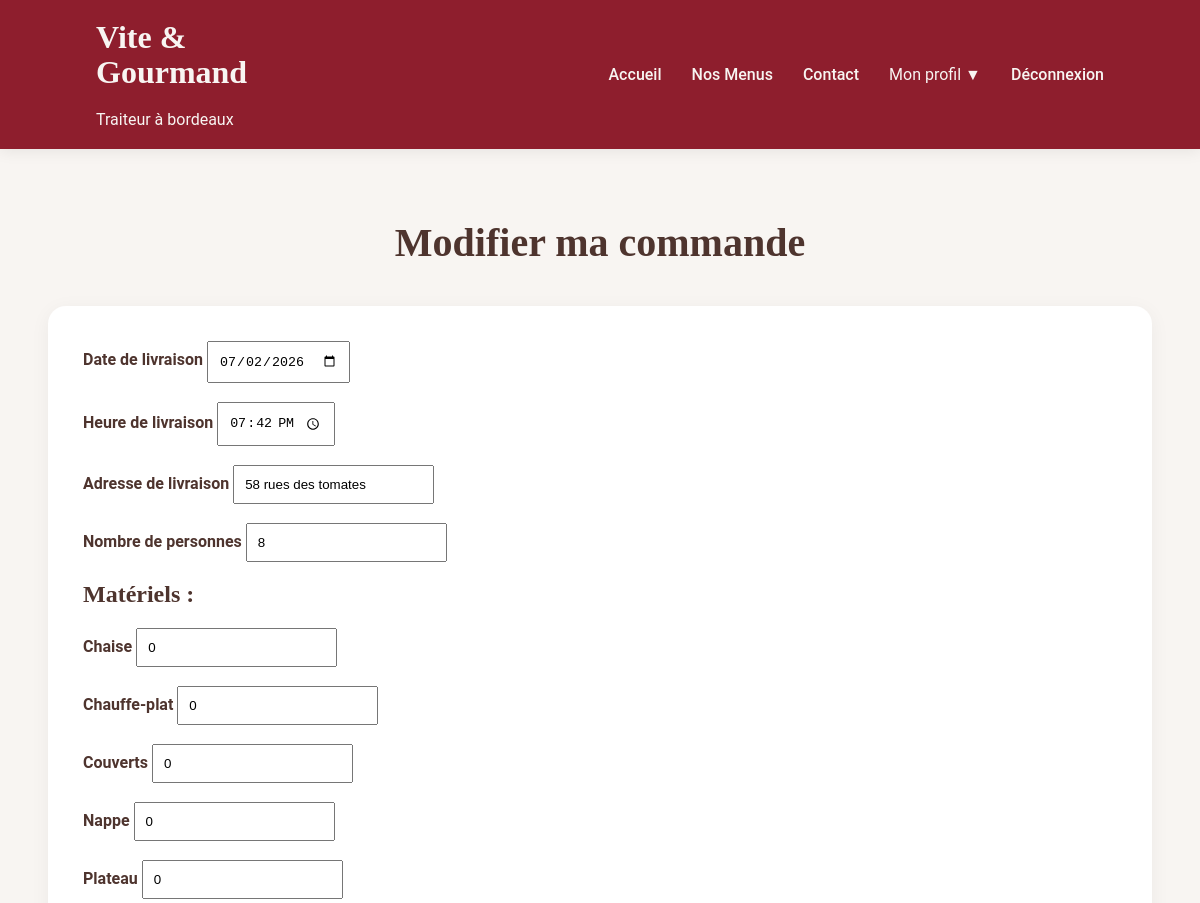
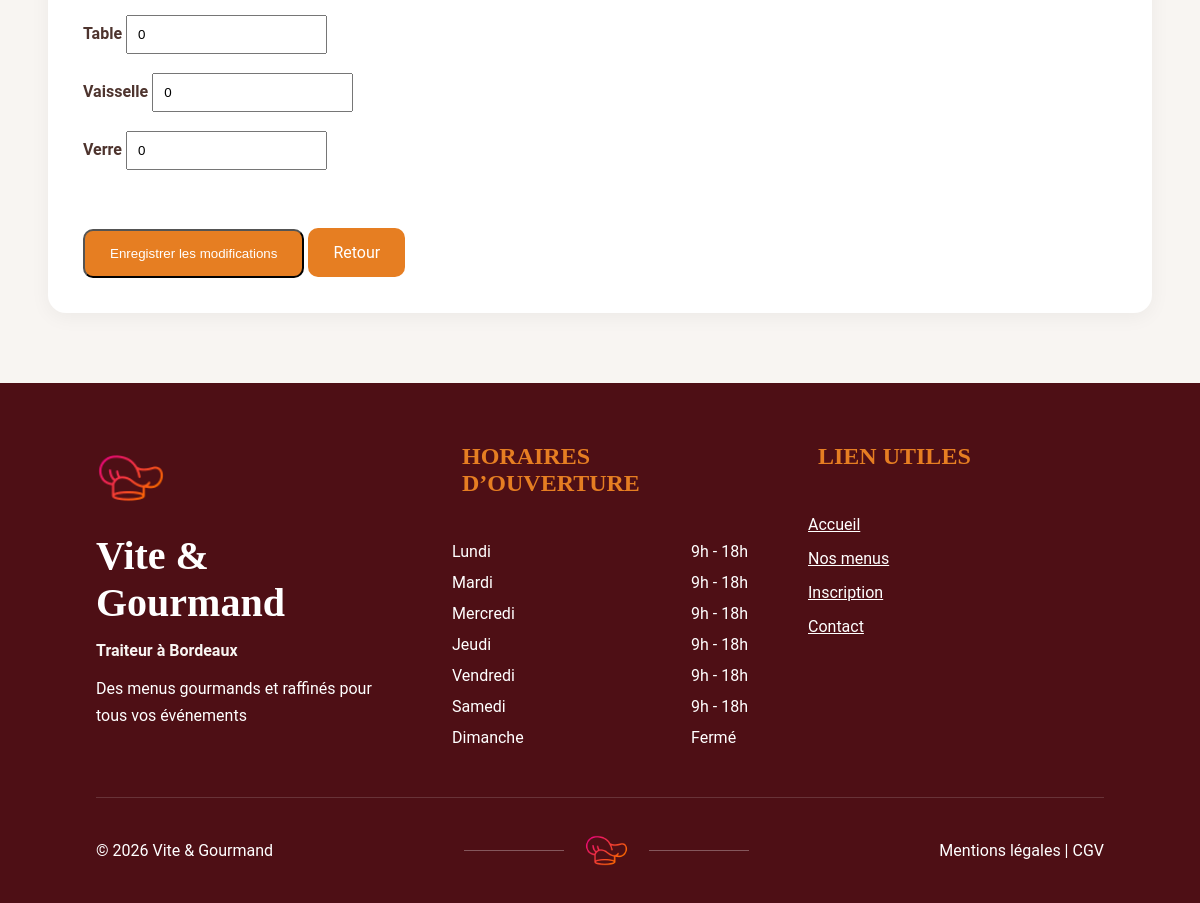
The page /pages/client/update-commande.php?id=9 (signed in) on the database its author committed (2 pictures, top to bottom).
### tables this page shows
CREATE TABLE `commande` (
  `idCommande` int(11) NOT NULL,
  `dateCommande` datetime DEFAULT current_timestamp(),
  `dateLivraison` date NOT NULL,
  `heureLivraison` time NOT NULL,
  `adresseLivraison` varchar(255) NOT NULL,
  `nbPersonnes` int(11) NOT NULL,
  `prixTotal` decimal(10,2) NOT NULL,
  `statut` enum('EN_ATTENTE','ACCEPTEE','EN_PREPARATION','EN_LIVRAISON','LIVREE','EN_ATTENTE_MATERIEL','TERMINEE','ANNULEE') DEFAULT 'EN_ATTENTE',
  `idUtilisateur` int(11) NOT NULL,
  `prixMenu` decimal(10,2) NOT NULL DEFAULT 0.00,
  `pretMateriel` tinyint(1) NOT NULL DEFAULT 0,
  `restitutionMateriel` tinyint(1) NOT NULL DEFAULT 0
);

CREATE TABLE `materiel` (
  `idMateriel` int(11) NOT NULL,
  `nom` varchar(100) NOT NULL
);

### pages/client/update-commande.php (the view, shortened to what this page needs)
<?php
require '../../config/database.php';
$idCommande = $_GET['id'];
$sql = "
SELECT *
FROM commande
WHERE idCommande = ?
AND idUtilisateur = ?
";
$query = $pdo->prepare($sql);
$query->execute([
    $idCommande,
    $_SESSION['user']['idUtilisateur']
]);
$commande = $query->fetch();
$sql = "SELECT * FROM materiel ORDER BY nom";
$query = $pdo->prepare($sql);
$query->execute();
$materiels = $query->fetchAll();
$quantitesCommande = [];
$sql = "
SELECT m.*
FROM menu m
INNER JOIN commande_menu cm
ON m.idMenu = cm.idMenu
WHERE cm.idCommande = ?
";
$query = $pdo->prepare($sql);
$query->execute([$idCommande]);
$menu = $query->fetch();
?>
<!DOCTYPE html>
<html lang="fr">
<head>
    <link rel="stylesheet" href="../../css/vite&gourmand.css">
    <link rel="stylesheet" href="../../css/admin_client/admin_client1.css">
</head>
<body>
<?php require '../../includes/navbar.php'; ?>
<main class="container">
    <h1 class="page-title">Modifier ma commande</h1>
    <form method="POST" class="card">
        <div>
            <label>Date de livraison</label>
            <input
                type="date"
                name="dateLivraison"
                value="<?= $commande['dateLivraison']; ?>"
                required
            >
        </div>
        <br>
        <div>
            <label>Heure de livraison</label>
            <input
                type="time"
                name="heureLivraison"
                value="<?= $commande['heureLivraison']; ?>"
                required
            >
        </div>
        <br>
        <div>
            <label>Adresse de livraison</label>
            <input
                type="text"
                name="adresseLivraison"
                value="<?= htmlspecialchars($commande['adresseLivraison']); ?>"
                required
            >
        </div>
        <br>
        <div>
            <label>Nombre de personnes</label>
            <input
                type="number"
                name="nbPersonnes"
                value="<?= $commande['nbPersonnes']; ?>"
                min="<?= $menu['nbPersonnesMin']; ?>"
                required
            >
        </div>
        <br>
        <h3>Matériels :</h3>
       <?php foreach($materiels as $materiel): ?>
        <div>
            <label>
                <?= htmlspecialchars($materiel['nom']); ?>
            </label>
            <input
                type="number"
                name="materiel[<?= $materiel['idMateriel']; ?>]"
                min="0"
                value="<?= $quantitesCommande[$materiel['idMateriel']] ?? 0; ?>"
            >
        </div>
        <br>
        <?php endforeach; ?>
        <br>
        <button type="submit" class="btn">
            Enregistrer les modifications
        </button>
        <a href="commande-client.php" class="btn">
            Retour
        </a>
    </form>
</main>
<?php require '../../includes/footer.php'; ?>
</body>
</html>

### css/vite&gourmand.css (style rules this page uses)
* { margin: 0; padding: 0; box-sizing: border-box; }
body { font-family: 'Roboto', sans-serif; background: #F8F5F2; color: #4E342E; }
.page-title { text-align: center; font-family: 'Playfair Display', serif; font-size: 40px; margin-bottom: 40px; }
h3 { font-family: 'Playfair Display', serif; font-size: 24px; margin-bottom: 20px; }

### css/admin_client/admin_client1.css (style rules this page uses)
.container { width: 92%; max-width: 1300px; margin: 70px auto; }
.card { background: white; border-radius: 18px; padding: 35px; margin-bottom: 20px; box-shadow: 0 4px 20px rgba(0, 0, 0, 0.05); }
label { font-weight: 600; }
input { padding: 10px; }
.btn { display: inline-block; align-self: flex-start; background: #E67E22; color: white; text-decoration: none; margin-top: 20px; padding: 15px 25px; border-radius: 10px; transition: 0.3s; }

### rows shown on the page
commande: dateLivraison "07/02/2026", heureLivraison "19:42:00", adresseLivraison "58 rues des tomates", nbPersonnes "8"
materiel: nom "Chaise", idMateriel "0"
materiel: nom "Chauffe-plat", idMateriel "0"
materiel: nom "Couverts", idMateriel "0"
materiel: nom "Nappe", idMateriel "0"
materiel: nom "Plateau", idMateriel "0"
materiel: nom "Table", idMateriel "0"
materiel: nom "Vaisselle", idMateriel "0"
materiel: nom "Verre", idMateriel "0"
